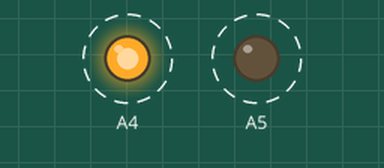
The sketch below on a simulated Arduino Uno, built with avr-gcc and run on an emulated ATmega328P. On the bench: output pins drawn as LEDs (lit = HIGH). Dashed ring = blinking.

Above: at 0.2 s.
Timing chart, 0 to 4.6 s (numbered marks = the images above):
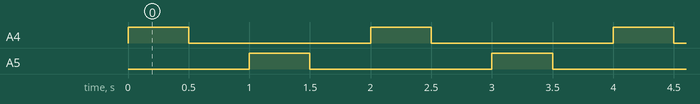

The sketch:

sketch_sep19a.ino
```cpp
void setup() {
  // put your setup code here, to run once:
  pinMode(A4, OUTPUT);
  pinMode(A5, OUTPUT);
}

void loop() {
  // put your main code here, to run repeatedly:
  digitalWrite(A4, HIGH);
  delay(500);
  digitalWrite(A4, LOW);
  delay(500);
  digitalWrite(A5, HIGH);
  delay(500);
  digitalWrite(A5, LOW);
  delay(500);
}
```

Measured:
- by itself, A4, A5: alternates HIGH for 0.50 s and LOW for 1.5 s
- by itself, everything shown: repeats every 2.0 s, in 4 steps
